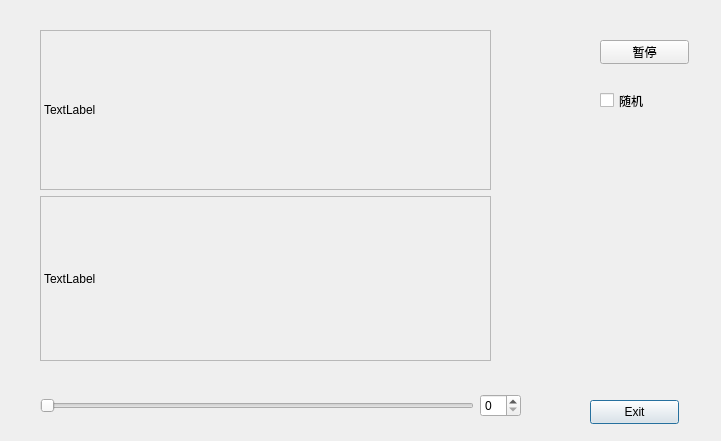
<?xml version="1.0" encoding="UTF-8"?>
<ui version="4.0">
 <class>RandomDialog</class>
 <widget class="QDialog" name="RandomDialog">
  <property name="geometry">
   <rect>
    <x>0</x>
    <y>0</y>
    <width>721</width>
    <height>441</height>
   </rect>
  </property>
  <property name="windowTitle">
   <string>Dialog</string>
  </property>
  <widget class="QPushButton" name="exitButton">
   <property name="geometry">
    <rect>
     <x>590</x>
     <y>400</y>
     <width>89</width>
     <height>24</height>
    </rect>
   </property>
   <property name="text">
    <string>Exit</string>
   </property>
  </widget>
  <widget class="QWidget" name="layoutWidget">
   <property name="geometry">
    <rect>
     <x>40</x>
     <y>30</y>
     <width>451</width>
     <height>331</height>
    </rect>
   </property>
   <layout class="QVBoxLayout" name="verticalLayout">
    <property name="sizeConstraint">
     <enum>QLayout::SetDefaultConstraint</enum>
    </property>
    <item>
     <widget class="QLabel" name="wordlabel">
      <property name="sizePolicy">
       <sizepolicy hsizetype="Preferred" vsizetype="Fixed">
        <horstretch>0</horstretch>
        <verstretch>50</verstretch>
       </sizepolicy>
      </property>
      <property name="minimumSize">
       <size>
        <width>0</width>
        <height>160</height>
       </size>
      </property>
      <property name="baseSize">
       <size>
        <width>0</width>
        <height>200</height>
       </size>
      </property>
      <property name="frameShape">
       <enum>QFrame::StyledPanel</enum>
      </property>
      <property name="frameShadow">
       <enum>QFrame::Plain</enum>
      </property>
      <property name="text">
       <string>TextLabel</string>
      </property>
      <property name="textFormat">
       <enum>Qt::AutoText</enum>
      </property>
     </widget>
    </item>
    <item>
     <widget class="QLabel" name="meaninglabel">
      <property name="sizePolicy">
       <sizepolicy hsizetype="Preferred" vsizetype="Preferred">
        <horstretch>0</horstretch>
        <verstretch>0</verstretch>
       </sizepolicy>
      </property>
      <property name="minimumSize">
       <size>
        <width>0</width>
        <height>0</height>
       </size>
      </property>
      <property name="maximumSize">
       <size>
        <width>16777215</width>
        <height>200</height>
       </size>
      </property>
      <property name="frameShape">
       <enum>QFrame::StyledPanel</enum>
      </property>
      <property name="frameShadow">
       <enum>QFrame::Raised</enum>
      </property>
      <property name="lineWidth">
       <number>0</number>
      </property>
      <property name="text">
       <string>TextLabel</string>
      </property>
      <property name="textFormat">
       <enum>Qt::AutoText</enum>
      </property>
      <property name="scaledContents">
       <bool>false</bool>
      </property>
      <property name="wordWrap">
       <bool>true</bool>
      </property>
     </widget>
    </item>
   </layout>
  </widget>
  <widget class="QWidget" name="layoutWidget">
   <property name="geometry">
    <rect>
     <x>40</x>
     <y>390</y>
     <width>481</width>
     <height>31</height>
    </rect>
   </property>
   <layout class="QHBoxLayout" name="horizontalLayout">
    <item>
     <widget class="QSlider" name="horizontalSlider">
      <property name="orientation">
       <enum>Qt::Horizontal</enum>
      </property>
     </widget>
    </item>
    <item>
     <widget class="QSpinBox" name="spinBox"/>
    </item>
   </layout>
  </widget>
  <widget class="QPushButton" name="stoppushButton">
   <property name="geometry">
    <rect>
     <x>600</x>
     <y>40</y>
     <width>89</width>
     <height>24</height>
    </rect>
   </property>
   <property name="text">
    <string>暂停</string>
   </property>
   <property name="checkable">
    <bool>true</bool>
   </property>
   <property name="checked">
    <bool>false</bool>
   </property>
   <property name="autoRepeatDelay">
    <number>300</number>
   </property>
   <property name="autoRepeatInterval">
    <number>100</number>
   </property>
  </widget>
  <widget class="QCheckBox" name="randomcheckBox">
   <property name="geometry">
    <rect>
     <x>600</x>
     <y>90</y>
     <width>93</width>
     <height>21</height>
    </rect>
   </property>
   <property name="text">
    <string>随机</string>
   </property>
  </widget>
 </widget>
 <resources/>
 <connections/>
</ui>
